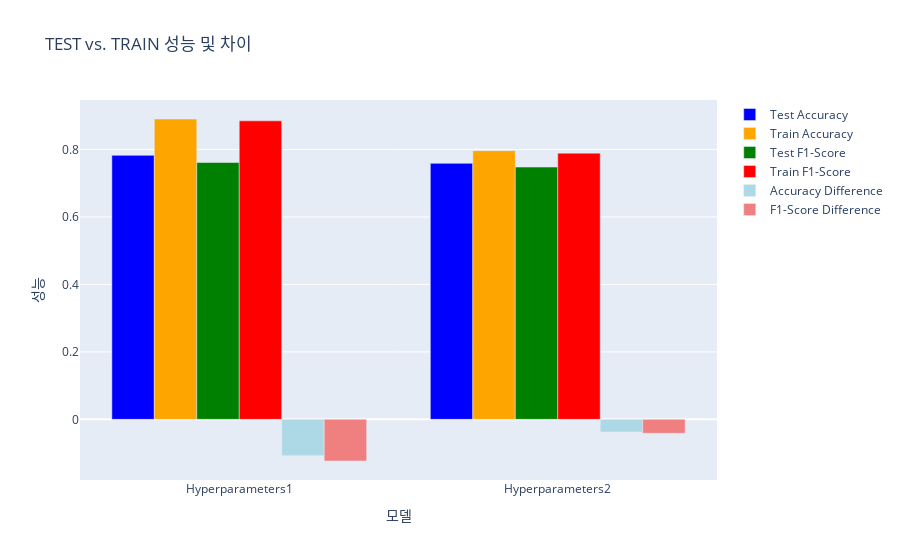

The code cell stored with this chart in its notebook:
### Code cell
import plotly.graph_objects as go

# 모델 이름
model_names = ['Hyperparameters1', 'Hyperparameters2']


test_accuracy = rf_result_df.loc[rf_result_df['Dataset']=='Test']['Accuracy'].values
train_accuracy = rf_result_df.loc[rf_result_df['Dataset']=='Train']['Accuracy'].values
test_f1_score = rf_result_df.loc[rf_result_df['Dataset']=='Test']['F1-Score'].values
train_f1_score = rf_result_df.loc[rf_result_df['Dataset']=='Train']['F1-Score'].values

# TEST와 TRAIN의 정확도 및 F1-Score 차이 계산
accuracy_difference = [test_acc - train_acc for test_acc, train_acc in zip(test_accuracy, train_accuracy)]
f1_score_difference = [test_f1 - train_f1 for test_f1, train_f1 in zip(test_f1_score, train_f1_score)]

# figure 생성
fig = go.Figure()

# TEST 및 TRAIN 정확도 및 F1-Score 그래프 추가
fig.add_trace(go.Bar(x=model_names, y=test_accuracy, name='Test Accuracy', marker_color='blue'))
fig.add_trace(go.Bar(x=model_names, y=train_accuracy, name='Train Accuracy', marker_color='orange'))
fig.add_trace(go.Bar(x=model_names, y=test_f1_score, name='Test F1-Score', marker_color='green'))
fig.add_trace(go.Bar(x=model_names, y=train_f1_score, name='Train F1-Score', marker_color='red'))

# TEST와 TRAIN의 정확도 및 F1-Score 차이 그래프 추가
fig.add_trace(go.Bar(x=model_names, y=accuracy_difference, name='Accuracy Difference', marker_color='lightblue'))
fig.add_trace(go.Bar(x=model_names, y=f1_score_difference, name='F1-Score Difference', marker_color='lightcoral'))

# 그래프 레이아웃 설정
fig.update_layout(
    title='TEST vs. TRAIN 성능 및 차이',
    xaxis=dict(title='모델'),
    yaxis=dict(title='성능'),
    barmode='group'
)

# 그래프 출력
fig.show()

### Figure 1 — Plotly figure (JSON) as saved in the notebook; plotly's stock layout.template omitted (floating-point values rounded to 4 significant figures)
{"data": [{"marker": {"color": "blue"}, "name": "Test Accuracy", "type": "bar", "x": ["Hyperparameters1", "Hyperparameters2"], "y": [0.7826, 0.7589]}, {"marker": {"color": "orange"}, "name": "Train Accuracy", "type": "bar", "x": ["Hyperparameters1", "Hyperparameters2"], "y": [0.8904, 0.7965]}, {"marker": {"color": "green"}, "name": "Test F1-Score", "type": "bar", "x": ["Hyperparameters1", "Hyperparameters2"], "y": [0.7614, 0.7479]}, {"marker": {"color": "red"}, "name": "Train F1-Score", "type": "bar", "x": ["Hyperparameters1", "Hyperparameters2"], "y": [0.8849, 0.7892]}, {"marker": {"color": "lightblue"}, "name": "Accuracy Difference", "type": "bar", "x": ["Hyperparameters1", "Hyperparameters2"], "y": [-0.1078, -0.03755]}, {"marker": {"color": "lightcoral"}, "name": "F1-Score Difference", "type": "bar", "x": ["Hyperparameters1", "Hyperparameters2"], "y": [-0.1235, -0.04132]}], "layout": {"barmode": "group", "title": {"text": "TEST vs. TRAIN 성능 및 차이"}, "xaxis": {"title": {"text": "모델"}}, "yaxis": {"title": {"text": "성능"}}}}
